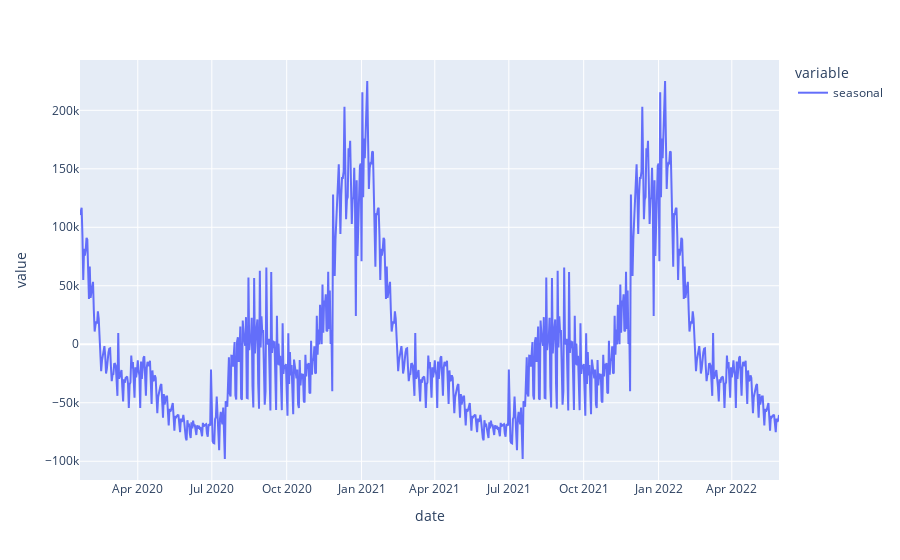

This figure's notebook cell:
### Code cell
px.line(seasonality)

### Figure 1 — Plotly figure (JSON) as saved in the notebook; plotly's stock layout.template omitted (floating-point values rounded to 4 significant figures; data arrays with more than 128 entries replaced by an {"elided": "..."} marker saying what was removed)
{"data": [{"hovertemplate": "variable=seasonal<br>date=%{x}<br>value=%{y}<extra></extra>", "legendgroup": "seasonal", "line": {"color": "#636efa", "dash": "solid"}, "marker": {"symbol": "circle"}, "mode": "lines", "name": "seasonal", "orientation": "v", "showlegend": true, "type": "scatter", "x": {"elided": "858 str values"}, "xaxis": "x", "y": {"elided": "858 float values"}, "yaxis": "y"}], "layout": {"autosize": true, "legend": {"title": {"text": "variable"}, "tracegroupgap": 0}, "margin": {"t": 60}, "xaxis": {"anchor": "y", "autorange": true, "domain": [0, 1], "range": ["2020-01-21", "2022-05-29"], "title": {"text": "date"}, "type": "date"}, "yaxis": {"anchor": "x", "autorange": true, "domain": [0, 1], "range": [-116000.0, 243000.0], "title": {"text": "value"}, "type": "linear"}}}
